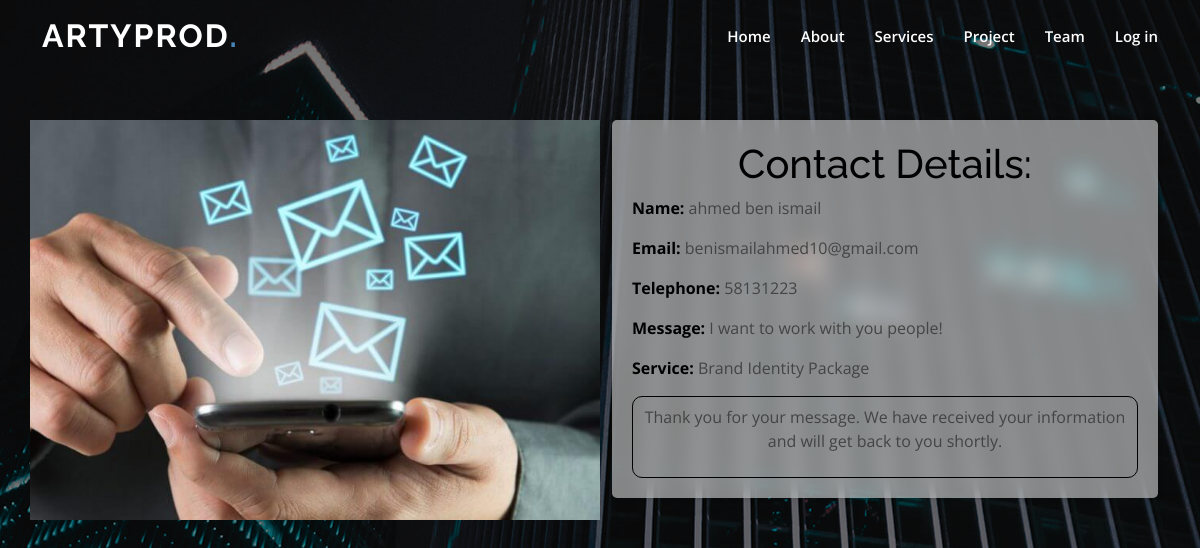
Page /contact/38/ on the committed database.
### users/models.py (models this page shows, shortened)
class Contact(models.Model):
    nom = models.CharField(max_length=100)
    prenom = models.CharField(max_length=100)
    email = models.EmailField()
    tel = models.CharField(max_length=20)
    service=models.ForeignKey('Service', on_delete=models.CASCADE)
    message = models.TextField()
    date_envoi = models.DateTimeField(auto_now_add=True)

class Service(models.Model):
    nom = models.CharField(max_length=100)
    type =models.CharField(max_length=20,default='Charte graphique',choices=[('Charte graphique','Charte graphique'),('Objet 3D','Objet 3D'),('Scénarisation','Scénarisation')])
    description = models.TextField()
    def __str__(self):
        return self.nom

### users/views.py (the view)
# urls.py: path('contact/<int:contact_id>/', views.contact_detail, name='contact_detail'),
def contact_detail(request, contact_id):
    contact = Contact.objects.get(id=contact_id)
    template = loader.get_template('agence/contact_detail.html')
    return render(request, 'agence/contact_detail.html', {'contact': contact})

### users/templates/agence/contact_detail.html (shortened to what this page needs)
{% extends 'users/base.html' %}
{% block content %}
{% load static %}
<div class="bb">
<main id="main">
  <section id="features" class="features">
    <div class="container" data-aos="fade-up">
      <div class="row">
        <div class="image col-lg-6" style='background-image: url("{% static 'img/contact-5.jpg' %}");' data-aos="fade-right"></div>
        <div class="col-lg-6" data-aos="fade-left" data-aos-delay="100">
          <div class="cont">
          <h1>Contact Details:</h1>
                    <p><strong>Name:</strong> {{ contact.nom }} {{ contact.prenom }}</p>
                    <p><strong>Email:</strong> {{ contact.email }}</p>
                    <p><strong>Telephone:</strong> {{ contact.tel }}</p>
                    <p><strong>Message:</strong> {{ contact.message }}</p>
                    <p><strong>Service:</strong> {{ contact.service }}</p>
                   <div class="re"> <p>Thank you for your message. We have received your information and will get back to you shortly.</p>        </div>
        </div>
      </div>
        </div>
      </div>
    </div>
{% endblock %}

### users/templates/users/base.html (shortened to what this page needs)
<!DOCTYPE html>
<html lang="en">
<head>
  {% load static %}
  <link href="{% static 'vendor/aos/aos.css' %}" rel="stylesheet">
  <link href="{% static 'vendor/bootstrap/css/bootstrap.min.css' %}" rel="stylesheet">
  <link href="{% static 'vendor/bootstrap-icons/bootstrap-icons.css' %}" rel="stylesheet">
  <link href="{% static 'vendor/boxicons/css/boxicons.min.css' %}" rel="stylesheet">
  <link href="{% static 'vendor/glightbox/css/glightbox.min.css' %}" rel="stylesheet">
  <link href="{% static 'vendor/remixicon/remixicon.css' %}" rel="stylesheet">
  <link href="{% static 'vendor/swiper/swiper-bundle.min.css' %}" rel="stylesheet">
  <link href="{% static 'css/style.css' %}" rel="stylesheet">
</head>
<body>
  <header id="header" class="fixed-top ">
    <div class="container d-flex align-items-center justify-content-lg-between">
      <h1 class="logo me-auto me-lg-0"><a href="index.html">ArtyProd<span>.</span></a></h1>
      <nav id="navbar" class="navbar order-last order-lg-0">
        <ul>
          {% if user.is_authenticated %}
          <li><a class="nav-link scrollto active" href="{% url 'users-home' %}" href="#hero">Home</a></li>
          <li><a class="nav-link scrollto"  href="#about">About</a></li>
          <li><a class="nav-link scrollto" href="#services">Services</a></li>
          <li><a class="nav-link scrollto " href="{% url 'addprojet' %}" href="#portfolio">Project</a></li>
          <li><a class="nav-link scrollto"  href="#team">Team</a></li>
          <li><a class="nav-link scrollto" href="{% url 'addcontact' %}">Contact</a></li>
          <li><a class="nav-link scrollto" href="{% url 'logout' %}">Logout</a></li>
          <li><a class="nav-link scrollto active" >{{user.first_name.title}}</a></li>
            {% else %}
            <li><a class="nav-link scrollto " href="{% url 'users-home' %}">Home</a></li>
            <li><a class="nav-link scrollto"  href="#about">About</a></li>
            <li><a class="nav-link scrollto" href="#services">Services</a></li>
            <li><a class="nav-link scrollto "  href="#portfolio">Project</a></li>
            <li><a class="nav-link scrollto"  href="#team">Team</a></li>
            <li><a href="{% url 'login' %}">Log in </a></li>
            {% endif %}
        </ul>
      </nav>
    </div>
  </header>
  {% block content %}{% endblock %}
</body>
</html>

### assets/css/style.css (style rules this page uses)
body { font-family: "Open Sans", sans-serif; color: #444444; }
a { color: #4682B4; text-decoration: none; }
h1, h2, h3, h4, h5, h6 { font-family: "Raleway", sans-serif; }
#header { transition: all 0.5s; z-index: 997; padding: 15px 0; }
#header .logo { font-size: 32px; margin: 0; padding: 0; line-height: 1; font-weight: 700; letter-spacing: 2px; text-transform: uppercase; }
#header .logo a { color: #fff; }
#header .logo a span { color: #4682B4; }
.navbar { padding: 0; }
.navbar ul { margin: 0; padding: 0; display: flex; list-style: none; align-items: center; }
.navbar li { position: relative; }
.navbar a, .navbar a:focus { display: flex; align-items: center; justify-content: space-between; padding: 10px 0 10px 30px; font-size: 15px; font-weight: 600; color: #fff; white-space: nowrap; transition: 0.3s; }
section { padding: 60px 0; overflow: hidden; }
.features { padding-top: 20px; }
.features .image { background-position: center center; background-repeat: no-repeat; background-size: cover; min-height: 400px; }

### rows in the picture
Contact: nom "ahmed", prenom "ben ismail", email "benismailahmed10@gmail.com", tel "58131223", message "I want to work with you people!", service "Brand Identity Package"
